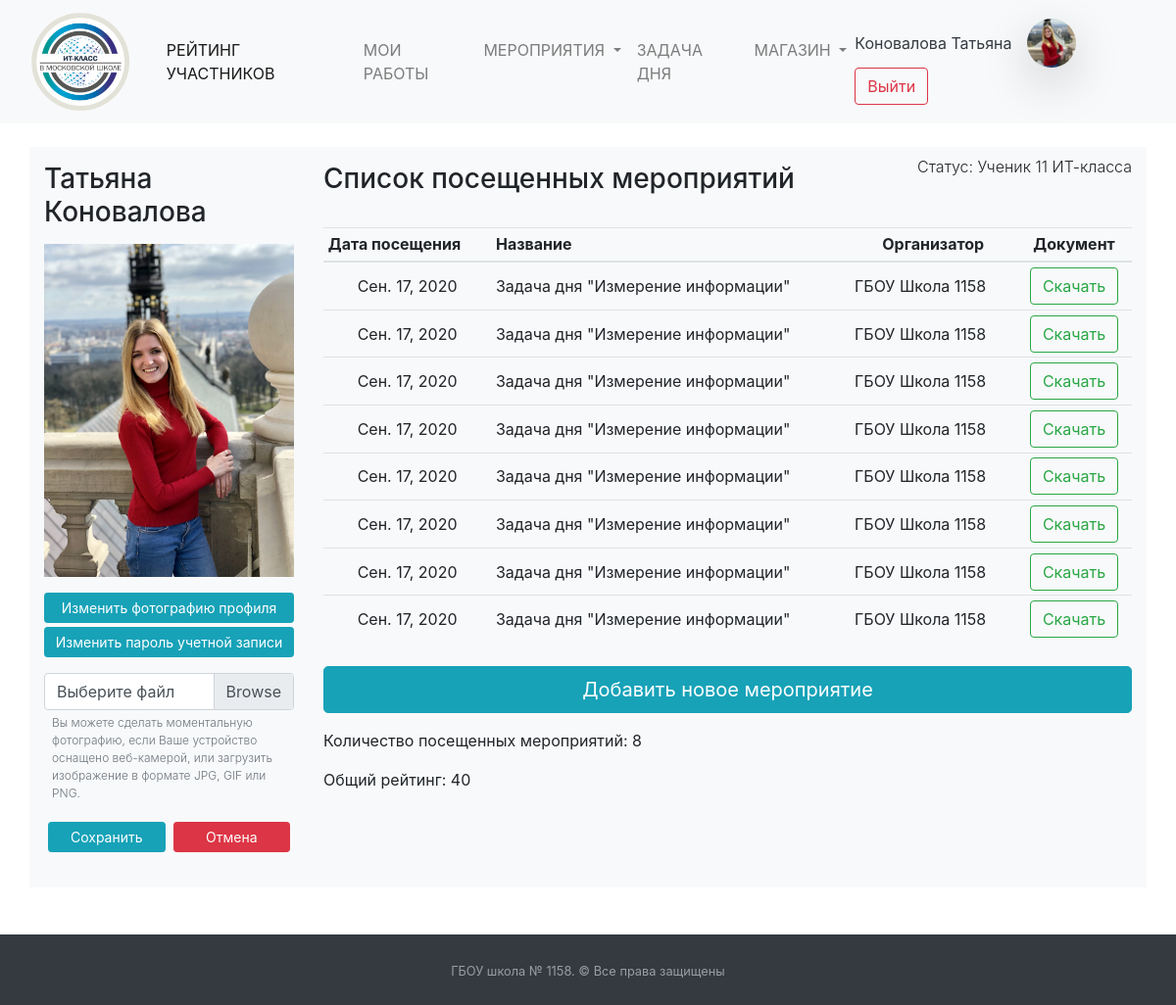
The page /statistic/pupil/24/img-change/ (signed in) on the database as committed earlier.
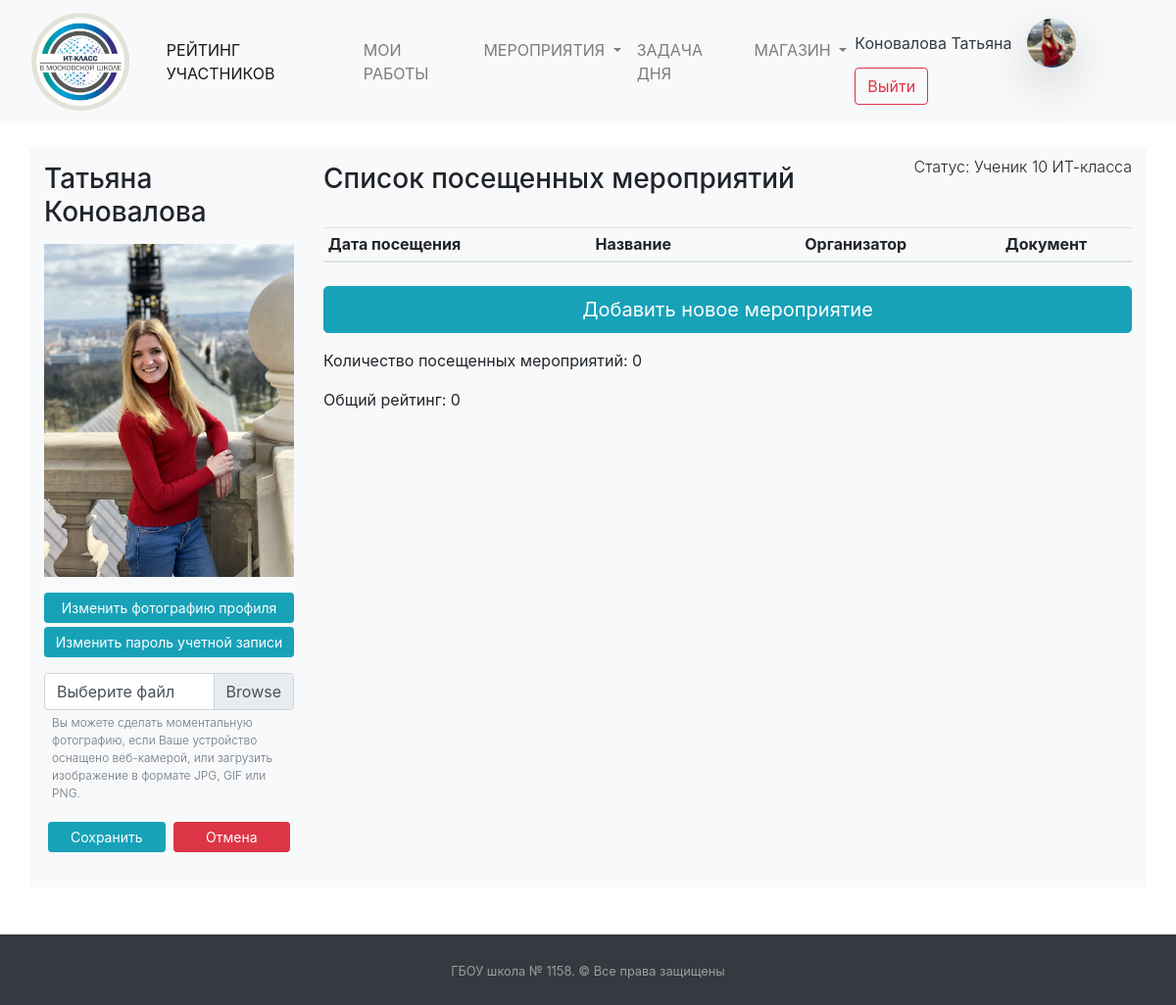
The same page on the database as committed later.
### mainapp/models.py (models this page shows, shortened)
class Puples(models.Model):
    STATUS_CHOICES = (
        ('ST10', 'Ученик 10 ИТ-класса'),
        ('ST11', 'Ученик 11 ИТ-класса'),
        ('APP', 'Кандидат в ИТ-класс'),
        ('TEACH', 'Учитель')
    )
    PROGRESS_CHOICES = (
        (0, '0'),
        (25, '25'),
        (50, '50'),
        (75, '75'),
        (100, '100'),
    )
    name = models.CharField("Имя", null=True, max_length=50)
    surname = models.CharField("Фамилия", null=True, max_length=100)
    rate = models.PositiveIntegerField("Рейтинг ученика", default=0)
    image = models.ImageField("Фотография профиля", blank=True, upload_to="puples_photo",
                              default="puples_photo/user-2.png")
    user = models.OneToOneField(User, on_delete=models.CASCADE, null=True, default='',
                                verbose_name="Связь с таблицей пользователей")
    status = models.CharField("Статуc", choices=STATUS_CHOICES, default='ST10', max_length=30)
    applicant_first_result = models.FloatField("Результат первого этапа", blank=True, default=0)
    applicant_progress = models.IntegerField(verbose_name="Прогресс", choices=PROGRESS_CHOICES, default=0, blank=True)
    email = models.EmailField(verbose_name="Email", default="")
    phone = models.CharField(max_length=12, verbose_name="Телефон", default="")
    class Meta:
        verbose_name = "Пользователи"
        verbose_name_plural = "Пользователи"

class Events(models.Model):
    date = models.DateField("Дата посещения")
    name = models.CharField("Название мероприятия", max_length=200)
    organization = models.CharField("Название организации", max_length=300)
    events = models.ForeignKey(Puples, verbose_name="Мероприятия", on_delete=models.SET_NULL, null=True)
    check = models.BooleanField(default=False)
    event_rate = models.IntegerField(default=0)
    verification_file = models.FileField(upload_to="verification_files/", null=True, verbose_name="Файл")
    class Meta:
        verbose_name = "Мероприятия"
        verbose_name_plural = "Мероприятия"

### mainapp/views.py (the view, shortened to what this page needs)
# urls.py: path('<int:pk>/img-change/', views.ImgChangeView.as_view(), name='img_change'),
class ImgChangeView(HeaderNotificationsCounter, LoginRequiredMixin, DetailView):
    model = Puples
    pk_url_kwarg = "pk"
    template_name = "img_change.html"
    login_url = '/login/'
    def get_context_data(self, **kwargs):
        context = super().get_context_data(**kwargs)
        context['events_count'] = Events.objects.filter(events__pk=self.kwargs['pk'], check=True).count()
        context['allevents'] = Events.objects.filter(events__pk=self.kwargs['pk']).order_by('-date')
        if Puples.objects.get(pk=self.kwargs["pk"]).status == "APP":
            context['app'] = ApplicantAction.objects.get(action_app=self.kwargs['pk'])
        else:
            context['app'] = 1
        return context
    def get(self, request, pk):
        if request.user.is_superuser or request.user.puples.pk == pk:
            return super().get(request, pk)
        return HttpResponseForbidden()

### mainapp/addons_python/views_addons_classes.py (called while the page is built)
    def get_context_data(self, *, object_list=None, **kwargs):
        context = super().get_context_data(**kwargs)
        context['events_new'] = Events.objects.filter(check=False).count()
        context['applicants_count'] = Puples.objects.filter(
            status="APP").count()
        return context

### templates/img_change.html (shortened to what the changed rows need)
{% extends "base.html" %}
{% block main %}
    {% load static %}
    <div class="container-xl my-4 bg-light">
        <div class="row">
            <div class="col col-xl-3 col-lg-3 col-md-3 col-sm-12">
                <h3 class="my-3">
                    {{ puples.name }} {{ puples.surname }}
                </h3>
                <img src="{{ puples.image.url }}" class="img-fluid">
                <div class="row no-gutters py-3">
                    <div class="col-12"></div>
                    <div class="col-12 pt-1"></div>
                    <div class="col-12 py-3">
                    </div>
                </div>
            </div>
            <div class="col">
                <div class="row">
                    <h3 class="pt-3 col-12 col-lg-8">
                        {% if puples.status == "ST10" or puples.status == "ST11" %}Список посещенных
                            мероприятий{% else %}Вступительные испытания{% endif %}
                    </h3>
                    <p class="font-weight-light text-right mt-2 col">Статус: {{ puples.get_status_display }}</p>
                </div>
                {% if puples.status != "APP" %}
                    <table class="table table-sm text-center my-4">
                        <thead class="thead text-center">
                        <tr>
                            <th class="text-left">Дата посещения</th>
                            <th class="text-left">Название</th>
                            <th>Организатор</th>
                            <th>Документ</th>
                        </tr>
                        </thead>
                        {% for event in allevents %}
                            <tr {% if event.check is False %} class="alert-warning" {% endif %}>
                                <td class="align-middle">{{ event.date }}
                                </td>
                                <td class="text-left align-middle">{{ event.name }}</td>
                                <td class="text-left align-middle">{{ event.organization }}</td>
                                <td class="text-center align-middle">
                                    <form method="post" action="{% url 'verification_file_download' %}">
                                        <button type="submit" class="btn btn-outline-success">Скачать</button>
                                    </form>
                                </td>
                            </tr>
                        {% endfor %}
                    </table>
                    <a class="btn btn-info btn-lg btn-block" href="add_events" role="button">Добавить новое
                        мероприятие</a>
                    <p class="my-3">Количество посещенных мероприятий: {{ events_count }} </p>
                    <p class="my-3">Общий рейтинг: {{ puples.rate }}</p>
                {% endif %}
            </div>
        </div>
    </div>
{% endblock %}

Rows that differ between the two databases and show on the page:
removed Events: date "Сен. 17, 2020", name "Задача дня \"Измерение информации\"", organization "ГБОУ Школа 1158"
removed Events: date "Сен. 17, 2020", name "Задача дня \"Измерение информации\"", organization "ГБОУ Школа 1158"
removed Events: date "Сен. 17, 2020", name "Задача дня \"Измерение информации\"", organization "ГБОУ Школа 1158"
removed Events: date "Сен. 17, 2020", name "Задача дня \"Измерение информации\"", organization "ГБОУ Школа 1158"
removed Events: date "Сен. 17, 2020", name "Задача дня \"Измерение информации\"", organization "ГБОУ Школа 1158"
removed Events: date "Сен. 17, 2020", name "Задача дня \"Измерение информации\"", organization "ГБОУ Школа 1158"
removed Events: date "Сен. 17, 2020", name "Задача дня \"Измерение информации\"", organization "ГБОУ Школа 1158"
removed Events: date "Сен. 17, 2020", name "Задача дня \"Измерение информации\"", organization "ГБОУ Школа 1158"
changed Puples "Татьяна": status "Ученик 11 ИТ-класса" → "Ученик 10 ИТ-класса"; rate "40" → "0"
Other text that changed with them:
{{ events_count }}: "8" → "0"
